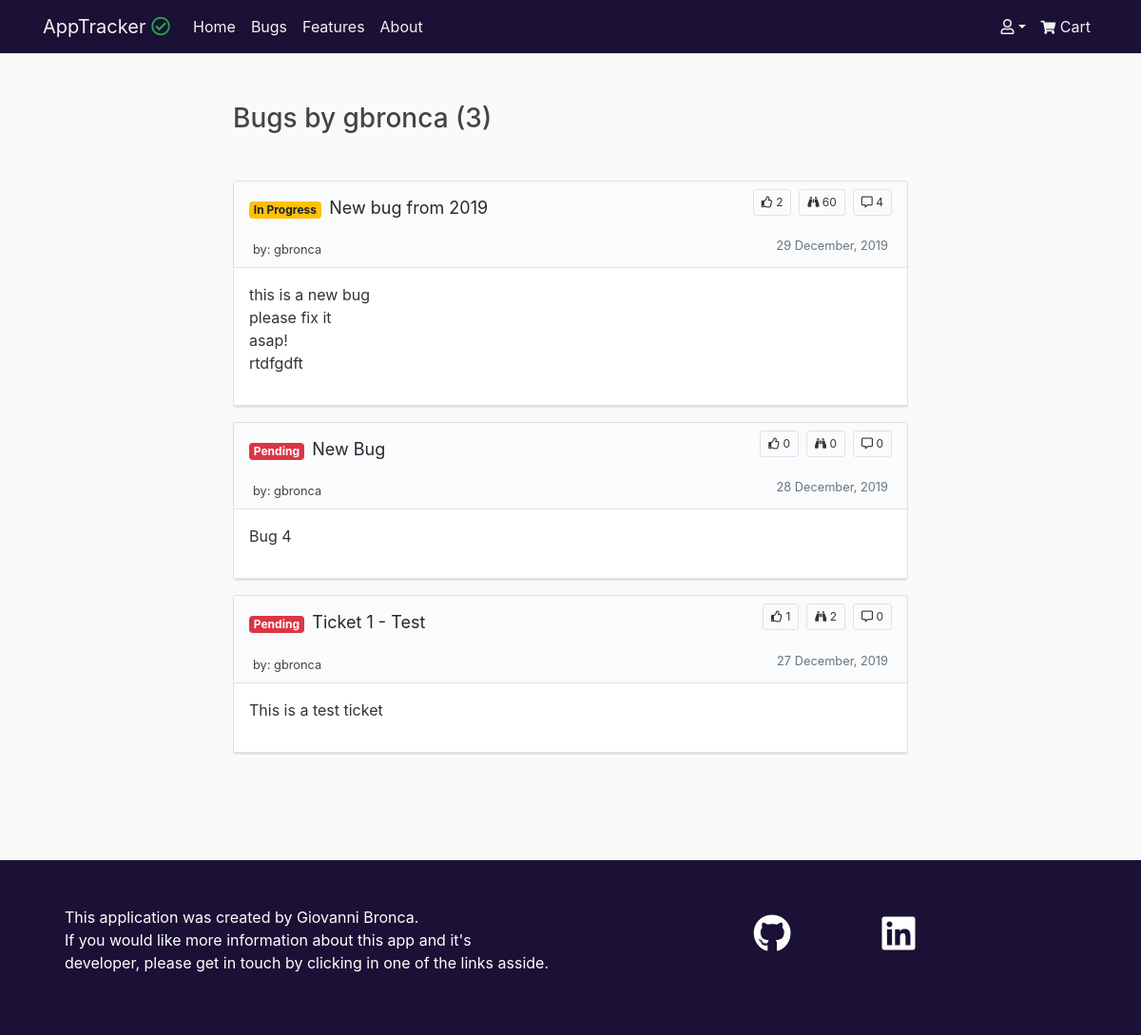
Before: /tickets/user-bugs/gbronca/ with the older database file.
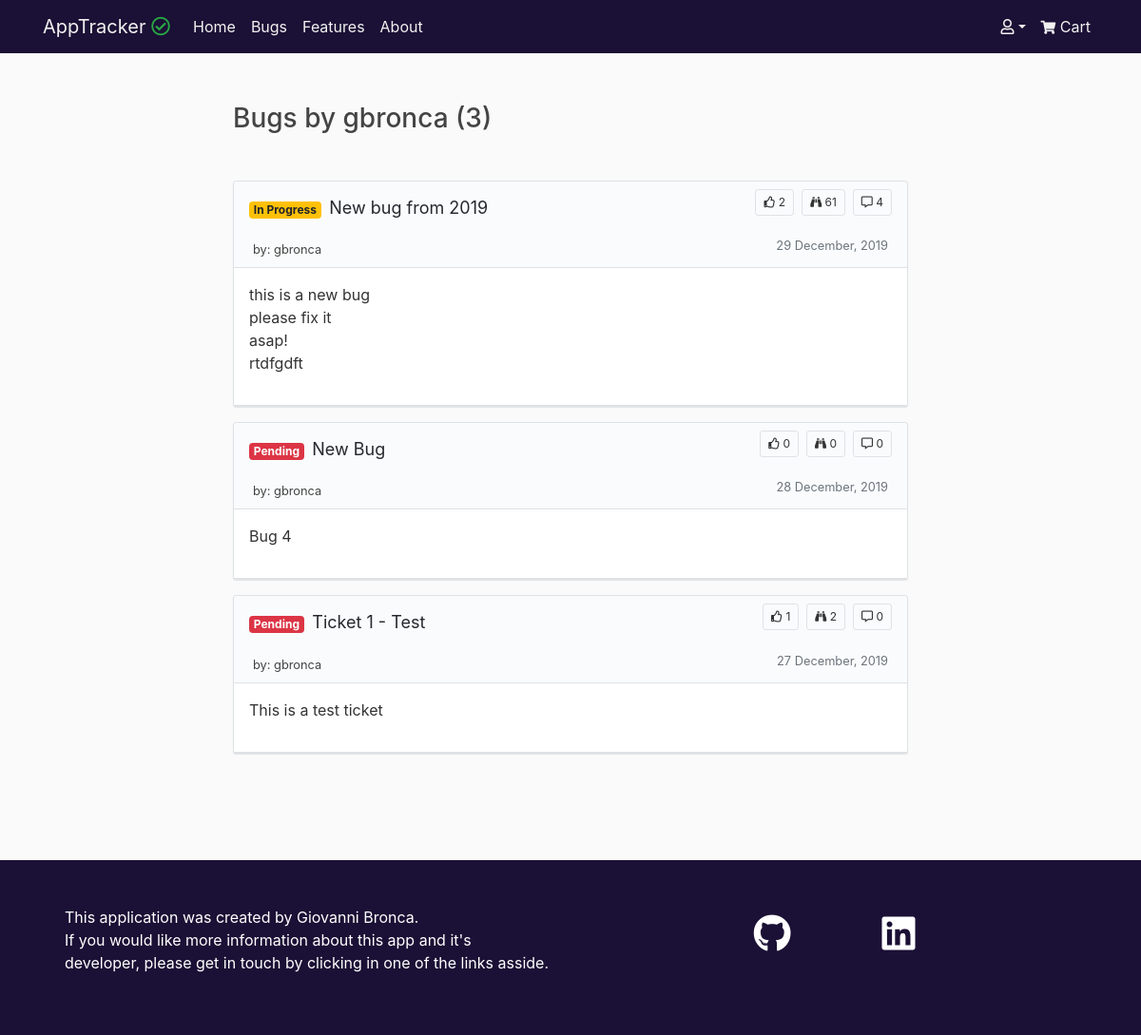
After: the same page with the newer database file.
### tickets/models.py (models this page shows, shortened)
class Ticket(models.Model):
    STATUS = (
        ('In Progress', 'In Progress'),
        ('Completed', 'Completed'),
        ('Pending', 'Pending')
    )
    ISSUE = (
        ('Bug', 'Bug'),
        ('Feature', 'Feature')
    )
    title = models.CharField(max_length=75)
    description = models.TextField()
    date_posted = models.DateTimeField(default=timezone.now)
    username = models.ForeignKey(User, on_delete=models.CASCADE)
    status = models.CharField(max_length=20, choices=STATUS,default='Pending')
    issue = models.CharField(max_length=20, choices=ISSUE, default='Bug')
    upvotes = models.PositiveIntegerField(default=0)
    views = models.PositiveIntegerField(default=0)

### tickets/views.py (the view)
# urls.py: path('user-bugs/<username>/', views.UserBugListView.as_view(template_name='tickets/user_tickets.html'), name='user_bugs'),
class UserBugListView(ListView):
    paginate_by = 5
    model = Ticket
    def get_queryset(self, *args, **kwargs):
        username = get_object_or_404(User, username=self.kwargs.get('username'))
        return Ticket.objects.filter(issue='Bug', username=username).order_by('-date_posted')
    def get_context_data(self, **kwargs):
        context = super().get_context_data(**kwargs)
        context['type'] = 'Bugs'
        is_paginated = True
        return context

### cart/context.py (called while the page is built, shortened)
def cart_contents(request):
    price = 10
    total = 0
    tickets_count = 0
    cart = request.session.get('cart', {})
    cart_items = []
    upvote_list = []
    return {'tickets_count': tickets_count,
            'cart_items': cart_items,
            'total': total,
            'price': price,
            'upvote_list': upvote_list}

### tickets/templates/tickets/user_tickets.html (shortened to what this page needs)
{% extends 'base.html' %}
{% block content %}
    <div class="col-12 col-lg-8 mx-auto mt-5 pt-1 mb-5 pb-5">
        <h3 class="mb-5">{{ type }} by {{ view.kwargs.username }} ({{ page_obj.paginator.count }})</h1>
        {% for ticket in object_list %}
            <article class="border border-color-faded rounded-sm my-3 box-shadow bg-gray-light">
                <div class="px-3">
                    <div class="d-flex justify-content-between my-1">
                        <div class="d-flex flex-grow-1 flex-shrink-1 ">
                            <h2><span
                                    class="badge badge-secondary badge-ticket badge-ticket-{{ ticket.status|lower|cut:' ' }}">{{ ticket.status }}
                                </span>
                                <a class="text-decoration-none header-normal"
                                    href="{% url 'tickets:detail' ticket.id %}">{{ ticket.title }}</a></h2>
                        </div>
                        <div class="d-flex align-self-start ml-3 my-1">
                            <div class="border border-color-faded rounded-sm py-1 px-2 ml-2 badge-ticket"><i class="far fa-thumbs-up"></i>  {{ ticket.upvotes }}</div>
                            <div class="border border-color-faded rounded-sm py-1 px-2 ml-2 badge-ticket"><i class="fas fa-binoculars"></i>  {{ ticket.views }}</div>
                            <div class="border border-color-faded rounded-sm py-1 px-2 ml-2 badge-ticket"><i class="far fa-comment-alt"></i>  {{ ticket.comments.count }}</div>
                        </div>
                    </div>
                </div>
                <div class="pb-1">
                    <div class="px-3">
                        <div class="d-flex justify-content-between py-1 px-1">
                            <div class="d-flex flex-grow-1 flex-shrink-1">
                                {% if type == 'Bugs' %}
                                <a class="mr-2 text-decoration-none"
                                    href="{% url 'tickets:user_bugs' ticket.username.username %}"><small>by: {{ ticket.username }}</small></a>
                                {% elif type == 'Features' %}
                                <a class="mr-2 text-decoration-none"
                                    href="{% url 'tickets:user_features' ticket.username.username %}"><small>by: {{ ticket.username }}</small></a>
                                {% endif %}
                            </div>
                            <div class="d-flex align-self-start">
                                <small class="text-muted">{{ ticket.date_posted|date:"d F, Y" }}</small>
                            </div>
                        </div>
                    </div>
                </div>
                <div class="border-bottom border-top bg-white">
                    <div class="p-3">
                        <div class="">{{ ticket.description|linebreaks|truncatechars_html:200 }}</div>
                    </div>
                </div>
            </article>
        {% endfor %}
    </div>
{% endblock %}

Changed rows visible on the page:
changed Ticket "New bug from 2019": views "60" → "61"
